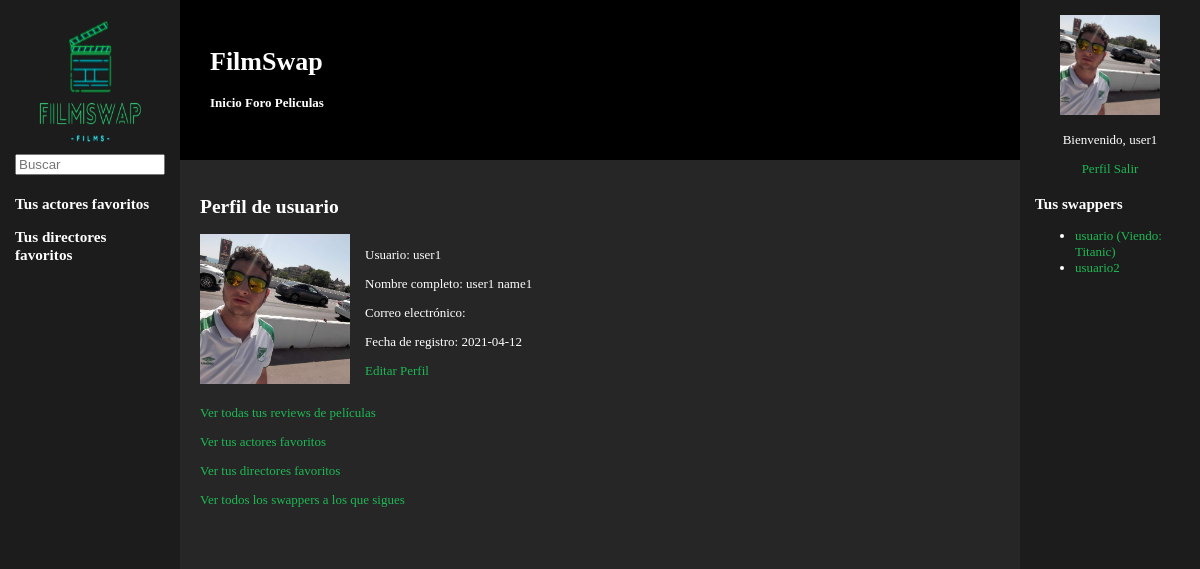
The app's page /perfil.php (signed in) with its own data.
### tables this page shows
CREATE TABLE `usuarios` (
  `user` varchar(25) NOT NULL,
  `password` varchar(255) NOT NULL,
  `name` varchar(45) DEFAULT NULL,
  `image` varchar(45) NOT NULL DEFAULT 'user_logged.png',
  `date_joined` date NOT NULL,
  `watching` int(11) DEFAULT NULL,
  `admin` tinyint(4) NOT NULL DEFAULT 0,
  `content_manager` tinyint(4) NOT NULL DEFAULT 0,
  `moderator` tinyint(4) NOT NULL DEFAULT 0
);

CREATE TABLE `peliculas` (
  `id` int(11) NOT NULL,
  `title` varchar(45) NOT NULL,
  `image` varchar(45) NOT NULL DEFAULT 'film_default.jpg',
  `date_released` date NOT NULL,
  `duration` int(11) NOT NULL,
  `country` varchar(45) DEFAULT NULL,
  `plot` longtext NOT NULL,
  `rating` decimal(10,2) DEFAULT 0.00
);

### includes/Usuario.php (called while the page is built, shortened)
<?php
class Usuario
{
    public static function buscaUsuario($user)
    {
        $app = Aplicacion::getSingleton();
        $conn = $app->conexionBd();
        $query = sprintf("SELECT * FROM usuarios U WHERE U.user = '%s'", $conn->real_escape_string($user));
        $rs = $conn->query($query);
        $result = false;
        if ($rs) {
            if ( $rs->num_rows == 1) {
                $fila = $rs->fetch_assoc();
                $usuario = new Usuario($fila['user'], $fila['password'], $fila['name'], $fila['image'], $fila['date_joined'], $fila['watching'], $fila['admin'], $fila['content_manager'], $fila['moderator']);
                $result = $usuario;
            }
        } else {
            echo "Error al consultar en la BD: (" . $conn->errno . ") " . utf8_encode($conn->error);
            exit();
        }
        return $result;
    }
	public static function buscaAmigosPorUser($user, $limit=NULL)
	{
		$result = [];
        $app = Aplicacion::getSingleton();
        $conn = $app->conexionBd();
		$query = sprintf("SELECT u2.* FROM amigos u JOIN usuarios u1 ON u1.user = u.user JOIN usuarios u2 ON u2.user = u.friend WHERE u1.user = '%s'", $conn->real_escape_string($user));
		if($limit) {
		  $query = $query . ' LIMIT %d';
		  $query = sprintf($query, $limit);
		}
		$rs = $conn->query($query);
		if ($rs) {
		  while($fila = $rs->fetch_assoc()) {
			$result[] = new Usuario($fila['user'], $fila['password'], $fila['name'], $fila['image'], $fila['date_joined'], $fila['watching'], $fila['admin'], $fila['content_manager'], $fila['moderator']);
		  }
		}
		return $result;
	}
    private $user;
	private $name;
    private $date_joined;
	private $film;
    private function __construct($user, $password, $name, $image, $date_joined, $watching, $admin, $content_manager, $moderator)
    {
        $this->user= $user;
        $this->name = $name;
        $this->date_joined = $date_joined;
        $this->watching = $watching;
		$this->film = Pelicula::buscaPorId($this->watching);
    }
    public function film()
    {
        return $this->film;
    }
    public function user()
    {
        return $this->user;
    }
    public function name()
    {
        return $this->name;
    }
    public function date_joined()
    {
        return $this->date_joined;
    }
}

### includes/Pelicula.php (called while the page is built, shortened)
<?php
class Pelicula
{
	public static function buscaPorId ($id)
    {
        $app = Aplicacion::getSingleton();
        $conn = $app->conexionBd();
        $query = sprintf("SELECT * FROM peliculas WHERE id = %d", $id);
        $rs = $conn->query($query);
        $result = false;
        if ($rs) {
            if ( $rs->num_rows == 1) {
                $fila = $rs->fetch_assoc();
                $pelicula = new Pelicula($fila['id'], $fila['title'], $fila['image'], $fila['date_released'], $fila['duration'], $fila['country'], $fila['plot'], $fila['rating']);
                $result = $pelicula;
            }
        } else {
            echo "Error al consultar en la BD: (" . $conn->errno . ") " . utf8_encode($conn->error);
            exit();
        }
        return $result;
    }
    private $title;
    private function __construct($id, $title, $image, $date_released, $duration, $country, $plot, $rating)
    {
        $this->title = $title;
        $this->genres = Genero::buscaPorPeliId($id);
        $this->allGenres = Genero::generos();
    }
    public function title()
    {
        return $this->title;
    }
}

### includes/Genero.php (called while the page is built, shortened)
<?php
class Genero
{
	public static function buscaPorPeliId ($id)
    {
        $app = Aplicacion::getSingleton();
        $conn = $app->conexionBd();
        $query = sprintf("SELECT g.* FROM generos g JOIN peliculas_generos pg ON g.id = pg.genre_id WHERE pg.film_id = '%d'", $id);
        $rs = $conn->query($query);
        $result = false;
		if ($rs) {
		  while($fila = $rs->fetch_assoc()) {
			$result[] = new Genero($fila['id'], $fila['name']);
		  }
		}
		return $result;
    }
    public static function generos()
    {
		$result = [];
        $app = Aplicacion::getSingleton();
        $conn = $app->conexionBd();
		$query = "SELECT * FROM generos";
		$rs = $conn->query($query);
		if ($rs) {
		  while($fila = $rs->fetch_assoc()) {
			$result[] = new Genero($fila['id'], $fila['name']);
		  }
		}
		return $result;
    }
}

### includes/usuarios.php (the view, shortened to what this page needs)
<?php
class usuarios
{
	function listaAmigos($user = NULL, $limit = NULL)
	{
		$html = '<ul>';
		$usuarios = Usuario::buscaAmigosPorUser($user, $limit);
		foreach($usuarios as $usuario) {
			$href = './actoresDirectores.php?id=' . $usuario->user();
			$html .= '<li>';
			$peliculaWatching = $usuario->film();
			if (!$peliculaWatching) {
				$html .= "<a href=\"$href\">{$usuario->user()} </a>";
			} else {
				$html .= "<a href=\"$href\">{$usuario->user()} (Viendo: {$peliculaWatching->title()})</a>";
			}
			$html .= '</li>';
		}
		$html .= '</ul>';
		return $html;
	}
    function getDivUsuario() {
		$usuario = self::getUsuarioPorUser($_SESSION["nombre"]);
        if (isset($_SESSION["login"]) && ($_SESSION["login"]===true)) {
            $html = '<div class="div-perfil">';
            $html .= "<img id=\"film_pic\" src=\"img/usuarios/{$_SESSION["imagen"]}\" alt=\"imagen\" width=\"150\" height=\"150\">";
            $html .= '<div>';
			$html .= "<p>Usuario: {$usuario->user()}</p>";
			$html .= "<p>Nombre completo: {$usuario->name()}</p>";
			$html .= "<p>Correo electrónico: </p>";
			$html .= "<p>Fecha de registro: {$usuario->date_joined()}</p>";
			if (isset($_SESSION["login"]) && ($_SESSION["login"]===true)) {
				$html .= '<p><a href="editarPerfil.php">Editar Perfil</a></p>';
			}
            $html .= '</div>';
            $html .= '</div>';
            return $html;
        }
    }
    function getUsuarioPorUser($user)
    {
        return Usuario::buscaUsuario($user);
    }
}

### estilo.css (style rules this page uses)
html { height: 100%; }
body { display: flex; background-color: #262626; margin: 0px; padding: 0px; min-height: -webkit-fill-available; font-size: small; }
a { color: #1DB954; text-decoration: none; }
.div-perfil { display: flex; }
.div-perfil > div > p { padding-left: 15px; }

### records on screen
usuarios: user "user1", name "user1 name1", date_joined "2021-04-12"
usuarios: user "usuario", watching.title "Titanic"
usuarios: user "usuario2"

### other values on screen
$_SESSION["nombre"] "user1"
